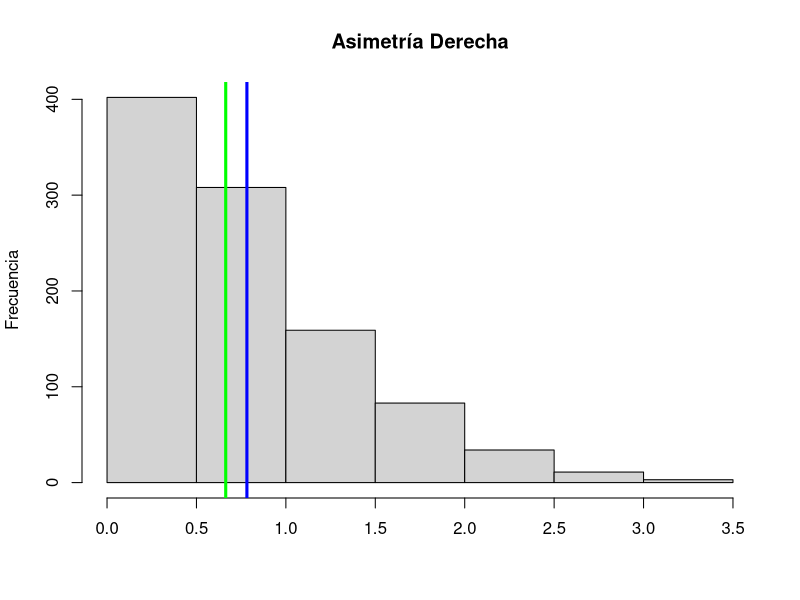

Here is the R script that generated this plot:
set.seed(111)
x <- rnorm(1000)
dat <- abs(x)
hist(dat, main = "Asimetría Derecha", xlab = "", ylab = "Frecuencia")
abline(v = c(mean(dat), median(dat)), col = (c("blue", "green")), lwd = 3)
